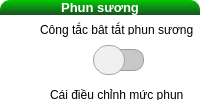
                     <widget class="QFrame" name="Bot_Ctrl_frame_3">
                      <property name="styleSheet">
                       <string notr="true">background-color: rgb(255, 255, 255);
border-radius: 10px;</string>
                      </property>
                      <property name="frameShape">
                       <enum>QFrame::StyledPanel</enum>
                      </property>
                      <property name="frameShadow">
                       <enum>QFrame::Raised</enum>
                      </property>
                      <layout class="QVBoxLayout" name="verticalLayout_27">
                       <property name="spacing">
                        <number>0</number>
                       </property>
                       <property name="leftMargin">
                        <number>0</number>
                       </property>
                       <property name="topMargin">
                        <number>0</number>
                       </property>
                       <property name="rightMargin">
                        <number>0</number>
                       </property>
                       <property name="bottomMargin">
                        <number>0</number>
                       </property>
                       <item>
                        <widget class="QPushButton" name="Bot_Ctrl_frame3_header">
                         <property name="font">
                          <font>
                           <family>Segoe UI</family>
                           <pointsize>10</pointsize>
                           <weight>75</weight>
                           <bold>true</bold>
                          </font>
                         </property>
                         <property name="styleSheet">
                          <string notr="true">color: rgb(255, 255, 255);
background-color: qlineargradient(spread:pad, x1:0, y1:0, x2:0, y2:1, stop:0 rgba(0, 201, 0, 255), stop:1 rgba(25, 81, 36, 255));
border-bottom-left-radius: 0px;
border-bottom-right-radius: 0px;</string>
                         </property>
                         <property name="text">
                          <string>Phun sương</string>
                         </property>
                        </widget>
                       </item>
                       <item>
                        <widget class="QFrame" name="Bot_Ctrl_frame3_body">
                         <property name="frameShape">
                          <enum>QFrame::StyledPanel</enum>
                         </property>
                         <property name="frameShadow">
                          <enum>QFrame::Raised</enum>
                         </property>
                         <widget class="QLabel" name="label_8">
                          <property name="geometry">
                           <rect>
                            <x>40</x>
                            <y>5</y>
                            <width>161</width>
                            <height>20</height>
                           </rect>
                          </property>
                          <property name="styleSheet">
                           <string notr="true">color: rgb(0, 0, 0);</string>
                          </property>
                          <property name="text">
                           <string>Công tắc bật tắt phun sương</string>
                          </property>
                         </widget>
                         <widget class="QLabel" name="label_12">
                          <property name="geometry">
                           <rect>
                            <x>50</x>
                            <y>70</y>
                            <width>141</width>
                            <height>20</height>
                           </rect>
                          </property>
                          <property name="styleSheet">
                           <string notr="true">color: rgb(0, 0, 0);</string>
                          </property>
                          <property name="text">
                           <string>Cái điều chỉnh mức phun</string>
                          </property>
                         </widget>
                         <widget class="QSlider" name="Demo_btn_2">
                          <property name="geometry">
                           <rect>
                            <x>80</x>
                            <y>20</y>
                            <width>81</width>
                            <height>51</height>
                           </rect>
                          </property>
                          <property name="minimumSize">
                           <size>
                            <width>0</width>
                            <height>35</height>
                           </size>
                          </property>
                          <property name="maximumSize">
                           <size>
                            <width>16777215</width>
                            <height>16777215</height>
                           </size>
                          </property>
                          <property name="styleSheet">
                           <string notr="true">QSlider::groove:horizotal{
	border: 1px solid rgb(156, 156, 156);
	color: rgb(0, 0, 255);
	height: 20px;
	width: 45px;
	border-radius: 10px;
	background-color: rgb(200, 200, 200);
	margin: 1px;
}
QSlider::handle:horizotal{
	border:  1px solid rgb(165, 165, 165);
	background-color: rgb(240, 240, 240);
	height: 30px;
	width: 30px;
	border-radius: 15px;
	margin: -5px;
}</string>
                          </property>
                          <property name="maximum">
                           <number>1</number>
                          </property>
                          <property name="pageStep">
                           <number>1</number>
                          </property>
                          <property name="value">
                           <number>0</number>
                          </property>
                          <property name="sliderPosition">
                           <number>0</number>
                          </property>
                          <property name="orientation">
                           <enum>Qt::Horizontal</enum>
                          </property>
                         </widget>
                         <widget class="QSlider" name="Sprinkers_2">
                          <property name="geometry">
                           <rect>
                            <x>20</x>
                            <y>100</y>
                            <width>211</width>
                            <height>22</height>
                           </rect>
                          </property>
                          <property name="styleSheet">
                           <string notr="true">QSlider::groove:Sprinkers{
	border: none;
	height: 10px;
	border-radius: 5px;
	margin: 10px;
	
	background-color: qlineargradient(spread:reflect, x1:0, y1:1, x2:1, y2:0, stop:0.0789133 rgba(0, 246, 255, 255), stop:0.467626 rgba(0, 171, 255, 255), stop:0.937904 rgba(0, 111, 255, 255));
}
QSlider::handle:Sprinkers{
	border: 1px solid  rgb(150, 150, 150);
	background-color: qradialgradient(spread:pad, cx:0.5, cy:0.5, radius:0.5, fx:0.5, fy:0.5, stop:0.169154 rgba(74, 74, 55, 255), stop:1 rgba(255, 255, 255, 255));
	height: 20px;
	width: 20px;
	border-radius: 10px;
	margin: -6px;
}</string>
                          </property>
                          <property name="orientation">
                           <enum>Qt::Horizontal</enum>
                          </property>
                         </widget>
                        </widget>
                       </item>
                      </layout>
                     </widget>
